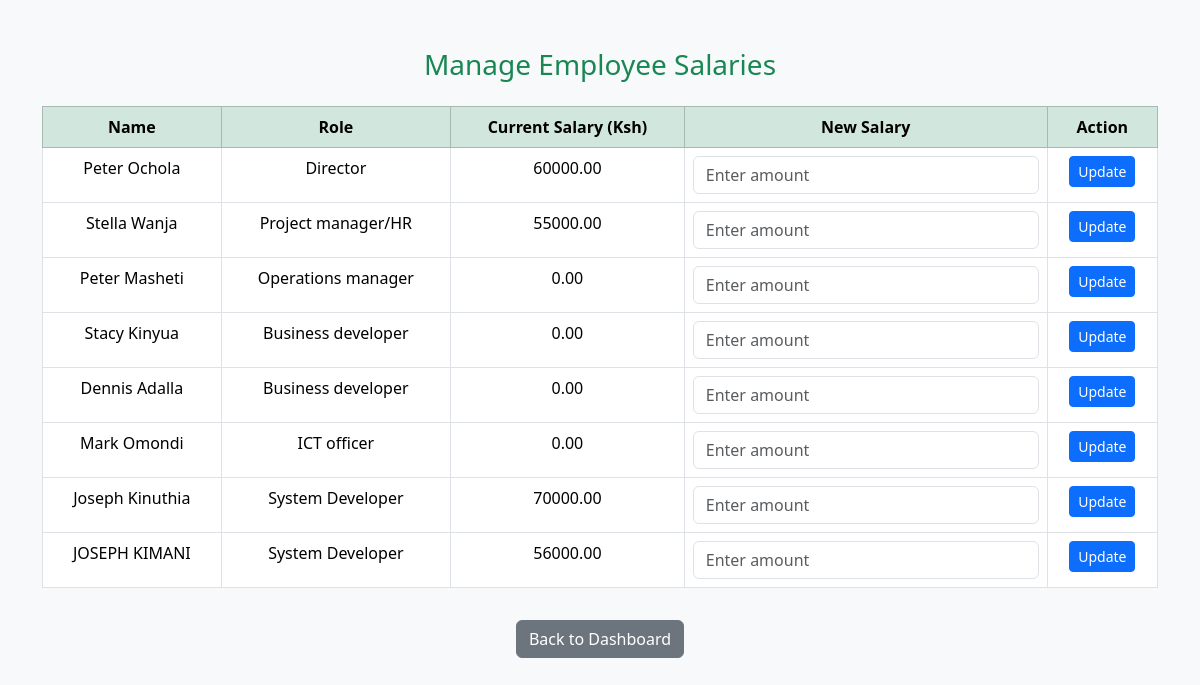
The page /manage_salary.php (signed in) on the database its author committed.
### tables this page shows
CREATE TABLE `employees` (
  `id` int(11) NOT NULL,
  `name` varchar(100) NOT NULL,
  `email` varchar(100) DEFAULT NULL,
  `phone` varchar(20) DEFAULT NULL,
  `department` varchar(50) DEFAULT NULL,
  `position` varchar(50) DEFAULT NULL,
  `bank_name` varchar(50) DEFAULT NULL,
  `account_number` varchar(50) DEFAULT NULL,
  `address` varchar(255) DEFAULT NULL,
  `role` varchar(50) DEFAULT NULL,
  `date_joined` date DEFAULT curdate(),
  `progress` text DEFAULT NULL,
  `username` varchar(50) NOT NULL,
  `password` varchar(255) NOT NULL,
  `created_at` timestamp NOT NULL DEFAULT current_timestamp(),
  `salary` decimal(10,2) DEFAULT 0.00
);

### manage_salary.php (the view, shortened to what this page needs)
<?php
include('db.php');
$result = $conn->query("SELECT * FROM employees");
?>
<!DOCTYPE html>
<html lang="en">
<head>
<link href="https://cdn.jsdelivr.net/npm/bootstrap@5.3.3/dist/css/bootstrap.min.css" rel="stylesheet">
</head>
<body class="bg-light">
<div class="container mt-5">
    <h3 class="text-center text-success mb-4">Manage Employee Salaries</h3>
    <table class="table table-bordered text-center">
        <thead class="table-success">
            <tr>
                <th>Name</th>
                <th>Role</th>
                <th>Current Salary (Ksh)</th>
                <th>New Salary</th>
                <th>Action</th>
            </tr>
        </thead>
        <tbody>
            <?php while($row = $result->fetch_assoc()): ?>
            <tr>
                <form method="POST">
                    <td><?= htmlspecialchars($row['name']) ?></td>
                    <td><?= htmlspecialchars($row['role']) ?></td>
                    <td><?= htmlspecialchars($row['salary']) ?></td>
                    <td>
                        <input type="number" step="0.01" name="new_salary" class="form-control" placeholder="Enter amount" required>
                    </td>
                    <td><button type="submit" name="update_salary" class="btn btn-primary btn-sm">Update</button></td>
                </form>
            </tr>
            <?php endwhile; ?>
        </tbody>
    </table>
    <div class="text-center">
        <a href="admin_dashboard.php" class="btn btn-secondary mt-3">Back to Dashboard</a>
    </div>
</div>
</body>
</html>

### rows shown on the page
employees: name "Peter Ochola", role "Director", salary "60000.00"
employees: name "Stella Wanja", role "Project manager/HR", salary "55000.00"
employees: name "Peter Masheti", role "Operations manager", salary "0.00"
employees: name "Stacy Kinyua", role "Business developer", salary "0.00"
employees: name "Dennis Adalla", role "Business developer", salary "0.00"
employees: name "Mark Omondi", role "ICT officer", salary "0.00"
employees: name "Joseph Kinuthia", role "System Developer", salary "70000.00"
employees: name "JOSEPH KIMANI", role "System Developer", salary "56000.00"
